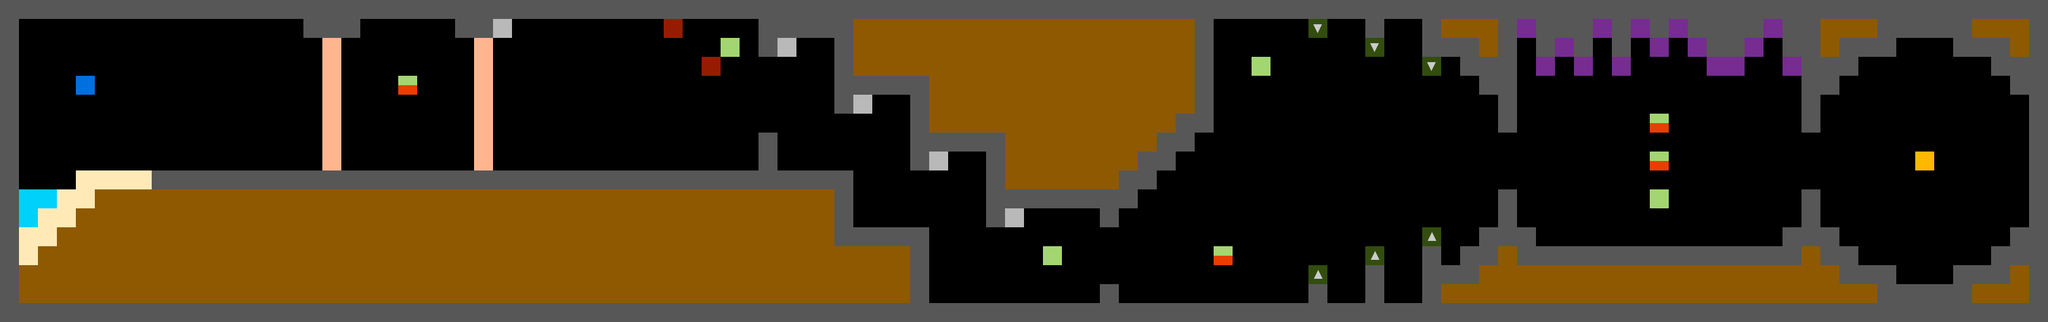

A 2D game scene composited from a Tiled map and its tileset images. What follows is a short description and the map's XML, with every tile layer's data as written:
An orthogonal 108x17 tile map with 32x32 px tiles, 1 tile layer (Tile Layer 1).

<map version="1.5" tiledversion="1.7.2" orientation="orthogonal" renderorder="left-down" width="108" height="17" tilewidth="32" tileheight="32" infinite="0" nextlayerid="2" nextobjectid="1">
 <tileset firstgid="1" name="tilesheet1" tilewidth="32" tileheight="32" tilecount="100" columns="10">
  <image source="../assets/tilesheet1.png" width="320" height="320" />
 </tileset>
 <layer id="1" name="Tile Layer 1" width="108" height="17">
  <data encoding="csv">
11,11,11,11,11,11,11,11,11,11,11,11,11,11,11,11,11,11,11,11,11,11,11,11,11,11,11,11,11,11,11,11,11,11,11,11,11,11,11,11,11,11,11,11,11,11,11,11,11,11,11,11,11,11,11,11,11,11,11,11,11,11,11,11,11,11,11,11,11,11,11,11,11,11,11,11,11,11,11,11,11,11,11,11,11,11,11,11,11,11,11,11,11,11,11,11,11,11,11,11,11,11,11,11,11,11,11,11,
11,0,0,0,0,0,0,0,0,0,0,0,0,0,0,0,11,11,11,0,0,0,0,0,11,11,26,0,0,0,0,0,0,0,0,22,0,0,0,0,11,11,11,11,11,12,12,12,12,12,12,12,12,12,12,12,12,12,12,12,12,12,12,11,0,0,0,0,0,29,0,0,11,0,0,11,12,12,12,11,30,11,11,11,30,11,30,11,30,11,11,11,11,30,11,11,12,12,12,11,11,11,11,11,12,12,12,11,
11,0,0,0,0,0,0,0,0,0,0,0,0,0,0,0,0,27,0,0,0,0,0,0,0,27,0,0,0,0,0,0,0,0,0,0,0,0,2,0,11,26,0,0,11,12,12,12,12,12,12,12,12,12,12,12,12,12,12,12,12,12,12,11,0,0,0,0,0,0,0,0,29,0,0,11,11,11,12,11,0,11,30,11,0,11,0,30,0,30,11,11,30,0,11,11,12,11,11,11,0,0,0,11,11,11,12,11,
11,0,0,0,0,0,0,0,0,0,0,0,0,0,0,0,0,27,0,0,0,0,0,0,0,27,0,0,0,0,0,0,0,0,0,0,0,22,0,0,0,0,0,0,11,12,12,12,12,12,12,12,12,12,12,12,12,12,12,12,12,12,12,11,0,0,2,0,0,0,0,0,0,0,0,29,0,11,11,11,0,30,0,30,0,30,0,0,0,0,30,30,0,0,30,11,11,11,0,0,0,0,0,0,0,11,11,11,
11,0,0,0,1,0,0,0,0,0,0,0,0,0,0,0,0,27,0,0,0,25,0,0,0,27,0,0,0,0,0,0,0,0,0,0,0,0,0,0,0,0,0,0,11,11,11,11,11,12,12,12,12,12,12,12,12,12,12,12,12,12,12,11,0,0,0,0,0,0,0,0,0,0,0,0,0,0,11,11,0,0,0,0,0,0,0,0,0,0,0,0,0,0,0,11,11,0,0,0,0,0,0,0,0,0,11,11,
11,0,0,0,0,0,0,0,0,0,0,0,0,0,0,0,0,27,0,0,0,0,0,0,0,27,0,0,0,0,0,0,0,0,0,0,0,0,0,0,0,0,0,0,11,26,0,0,11,12,12,12,12,12,12,12,12,12,12,12,12,12,12,11,0,0,0,0,0,0,0,0,0,0,0,0,0,0,0,11,0,0,0,0,0,0,0,0,0,0,0,0,0,0,0,11,0,0,0,0,0,0,0,0,0,0,0,11,
11,0,0,0,0,0,0,0,0,0,0,0,0,0,0,0,0,27,0,0,0,0,0,0,0,27,0,0,0,0,0,0,0,0,0,0,0,0,0,0,0,0,0,0,0,0,0,0,11,12,12,12,12,12,12,12,12,12,12,12,12,12,11,11,0,0,0,0,0,0,0,0,0,0,0,0,0,0,0,11,0,0,0,0,0,0,0,25,0,0,0,0,0,0,0,11,0,0,0,0,0,0,0,0,0,0,0,11,
11,0,0,0,0,0,0,0,0,0,0,0,0,0,0,0,0,27,0,0,0,0,0,0,0,27,0,0,0,0,0,0,0,0,0,0,0,0,0,0,11,0,0,0,0,0,0,0,11,11,11,11,11,12,12,12,12,12,12,12,12,11,11,0,0,0,0,0,0,0,0,0,0,0,0,0,0,0,0,0,0,0,0,0,0,0,0,0,0,0,0,0,0,0,0,0,0,0,0,0,0,0,0,0,0,0,0,11,
11,0,0,0,0,0,0,0,0,0,0,0,0,0,0,0,0,27,0,0,0,0,0,0,0,27,0,0,0,0,0,0,0,0,0,0,0,0,0,0,11,0,0,0,0,0,0,0,11,26,0,0,11,12,12,12,12,12,12,12,11,11,0,0,0,0,0,0,0,0,0,0,0,0,0,0,0,0,0,0,0,0,0,0,0,0,0,25,0,0,0,0,0,0,0,0,0,0,0,0,0,3,0,0,0,0,0,11,
11,0,0,0,14,14,14,14,11,11,11,11,11,11,11,11,11,11,11,11,11,11,11,11,11,11,11,11,11,11,11,11,11,11,11,11,11,11,11,11,11,11,11,11,11,0,0,0,0,0,0,0,11,12,12,12,12,12,12,11,11,0,0,0,0,0,0,0,0,0,0,0,0,0,0,0,0,0,0,0,0,0,0,0,0,0,0,0,0,0,0,0,0,0,0,0,0,0,0,0,0,0,0,0,0,0,0,11,
11,15,15,14,14,12,12,12,12,12,12,12,12,12,12,12,12,12,12,12,12,12,12,12,12,12,12,12,12,12,12,12,12,12,12,12,12,12,12,12,12,12,12,12,11,0,0,0,0,0,0,0,11,11,11,11,11,11,11,11,0,0,0,0,0,0,0,0,0,0,0,0,0,0,0,0,0,0,0,11,0,0,0,0,0,0,0,2,0,0,0,0,0,0,0,11,0,0,0,0,0,0,0,0,0,0,0,11,
11,15,14,14,12,12,12,12,12,12,12,12,12,12,12,12,12,12,12,12,12,12,12,12,12,12,12,12,12,12,12,12,12,12,12,12,12,12,12,12,12,12,12,12,11,0,0,0,0,0,0,0,11,26,0,0,0,0,11,0,0,0,0,0,0,0,0,0,0,0,0,0,0,0,0,0,0,0,0,11,0,0,0,0,0,0,0,0,0,0,0,0,0,0,0,11,0,0,0,0,0,0,0,0,0,0,0,11,
11,14,14,12,12,12,12,12,12,12,12,12,12,12,12,12,12,12,12,12,12,12,12,12,12,12,12,12,12,12,12,12,12,12,12,12,12,12,12,12,12,12,12,12,11,11,11,11,11,0,0,0,0,0,0,0,0,0,0,0,0,0,0,0,0,0,0,0,0,0,0,0,0,0,0,28,0,0,11,11,11,0,0,0,0,0,0,0,0,0,0,0,0,0,11,11,11,0,0,0,0,0,0,0,0,0,11,11,
11,14,12,12,12,12,12,12,12,12,12,12,12,12,12,12,12,12,12,12,12,12,12,12,12,12,12,12,12,12,12,12,12,12,12,12,12,12,12,12,12,12,12,12,12,12,12,12,11,0,0,0,0,0,0,2,0,0,0,0,0,0,0,0,25,0,0,0,0,0,0,0,28,0,0,11,0,11,11,12,11,11,11,11,11,11,11,11,11,11,11,11,11,11,11,12,11,11,0,0,0,0,0,0,0,11,11,11,
11,12,12,12,12,12,12,12,12,12,12,12,12,12,12,12,12,12,12,12,12,12,12,12,12,12,12,12,12,12,12,12,12,12,12,12,12,12,12,12,12,12,12,12,12,12,12,12,11,0,0,0,0,0,0,0,0,0,0,0,0,0,0,0,0,0,0,0,0,28,0,0,11,0,0,11,11,11,12,12,12,12,12,12,12,12,12,12,12,12,12,12,12,12,12,12,12,11,11,11,0,0,0,11,11,11,12,11,
11,12,12,12,12,12,12,12,12,12,12,12,12,12,12,12,12,12,12,12,12,12,12,12,12,12,12,12,12,12,12,12,12,12,12,12,12,12,12,12,12,12,12,12,12,12,12,12,11,0,0,0,0,0,0,0,0,0,11,0,0,0,0,0,0,0,0,0,0,11,0,0,11,0,0,11,12,12,12,12,12,12,12,12,12,12,12,12,12,12,12,12,12,12,12,12,12,12,12,11,11,11,11,11,12,12,12,11,
11,11,11,11,11,11,11,11,11,11,11,11,11,11,11,11,11,11,11,11,11,11,11,11,11,11,11,11,11,11,11,11,11,11,11,11,11,11,11,11,11,11,11,11,11,11,11,11,11,11,11,11,11,11,11,11,11,11,11,11,11,11,11,11,11,11,11,11,11,11,11,11,11,11,11,11,11,11,11,11,11,11,11,11,11,11,11,11,11,11,11,11,11,11,11,11,11,11,11,11,11,11,11,11,11,11,11,11
</data>
 </layer>
</map>